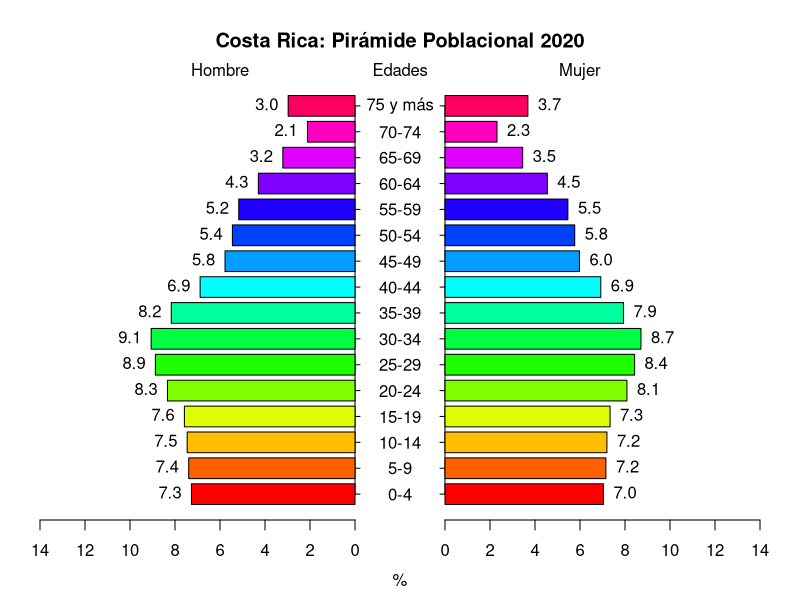

Recreate this plot in R.
#Gráfica Piramide Poblacional de Costa Rica
#Autor: Omar Barrantes Sotela

# Librerias
library(stats, psych)
library(ggplot2)
library(xtable)
library(grid)
require(doBy)
require(psych)
require(stats)
library(plotrix)

## Lectura de archivos o tablas de datos

#CR
poblacion <-
  read.table("./data/inec/PoblacionCR2020.csv",
             header=TRUE, sep=",", na.strings="NA", dec=".", strip.white=TRUE)

poblacion

## Subset (usa COD y aaaa(año))
pob <- subset(poblacion, subset=((COD==1) & (aaaa==2020)))
pob_H <- subset(pob, subset=Genero=="Hombres")
pob_M <- subset(pob, subset=Genero=="Mujeres")

hombre <- (pob_H$pob/sum(pob_H$pob))*100
mujer <- (pob_M$pob/sum(pob_M$pob))*100

agegrps<-c("0-4","5-9","10-14","15-19","20-24","25-29","30-34","35-39","40-44",
           "45-49","50-54","55-59","60-64","65-69","70-74","75 y más")

#pdf('./graf/demografia/piram40101_2017.pdf')
#pdf('./graf/demografia/piram20101_2017.pdf')

piracr <- pyramid.plot(hombre,mujer, labels=agegrps, 
             main="Costa Rica: Pirámide Poblacional 2020", gap=2, show.values=TRUE,
             laxlab=c(0,2,4,6,8,10,12,14),raxlab=c(0,2,4,6,8,10,12,14),  #Etiquetas en los ejes derecho e izquierdo
             top.labels=c("Hombre","Edades","Mujer"))

#----------------------------------------------------
#Guarda el gráfico
nom.plot1 <- paste0('./graf/demografia/piramCR_2020.pdf')
nom.plot2 <- paste0('./graf/demografia/piramCR_2020.png')

dev.print(pdf,
          file=nom.plot1,
          width=9, height=6, pointsize = 10) #, pointsize=0.5 Setea el tamaño del punto

dev.print(nom.plot2,
          #device=png, width=3240, res=300)
          device=png, width=2160, height=1620, res=300)

dev.off()

